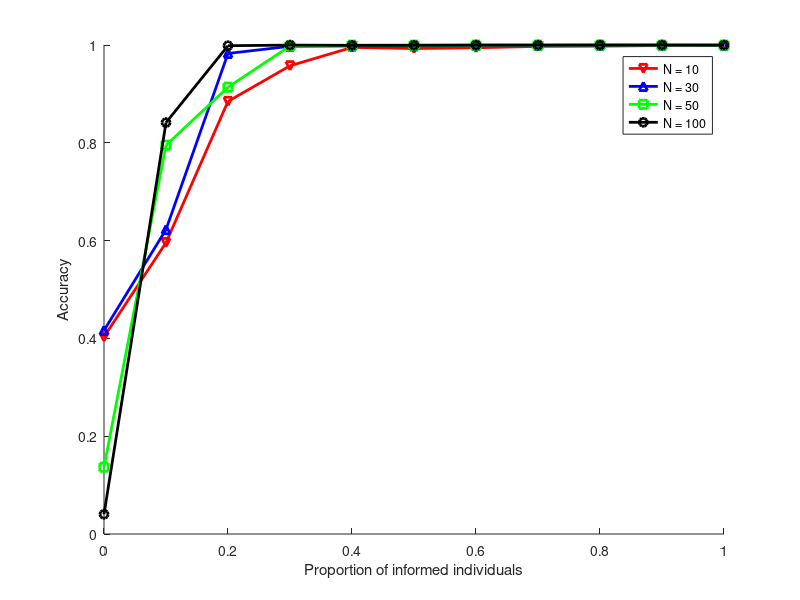
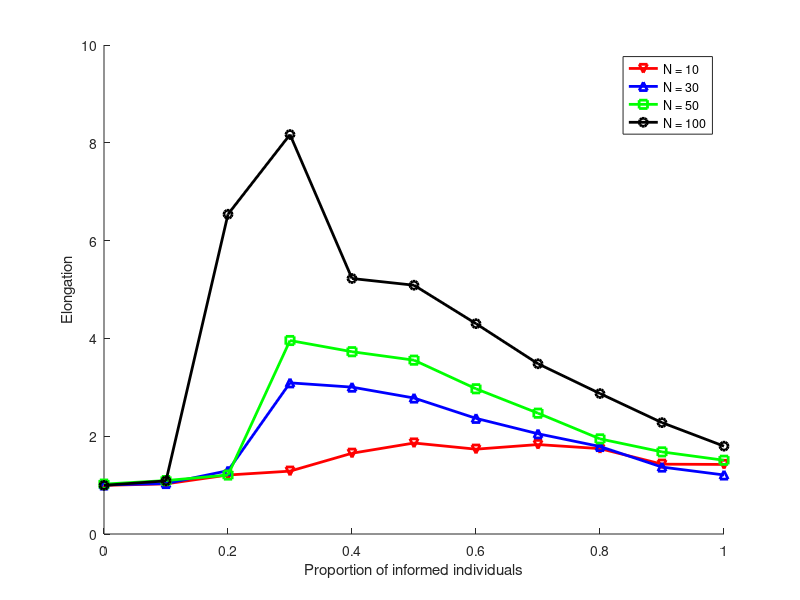

Write MATLAB code to recreate these figures, in order.
load results_tot
acc = (0.5-accuracy)*2;
styles = {'rv-','b^-','gs-','ko-'};
figure()
hold on
for i = 1:length(acc(:,1));
    plot(pvals,acc(i,:),styles{i},'LineWidth',2);
end
hold off
xlabel('Proportion of informed individuals')
ylabel('Accuracy')
legend('N = 10','N = 30','N = 50','N = 100')

figure()
hold on
for i = 1:length(elongvals(:,1));
    plot(pvals,elongvals(i,:),styles{i},'LineWidth',2);
end
hold off
xlabel('Proportion of informed individuals')
ylabel('Elongation')
legend('N = 10','N = 30','N = 50','N = 100')